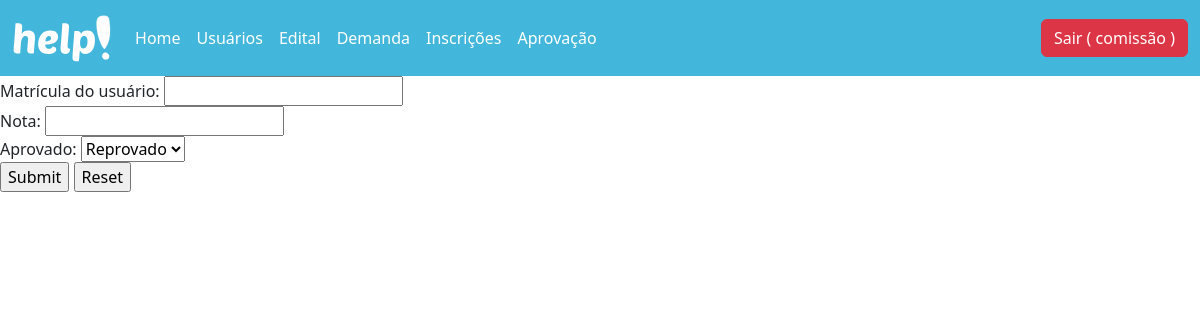
Before: /aprovacao/update/1 (signed in) with the older database file.
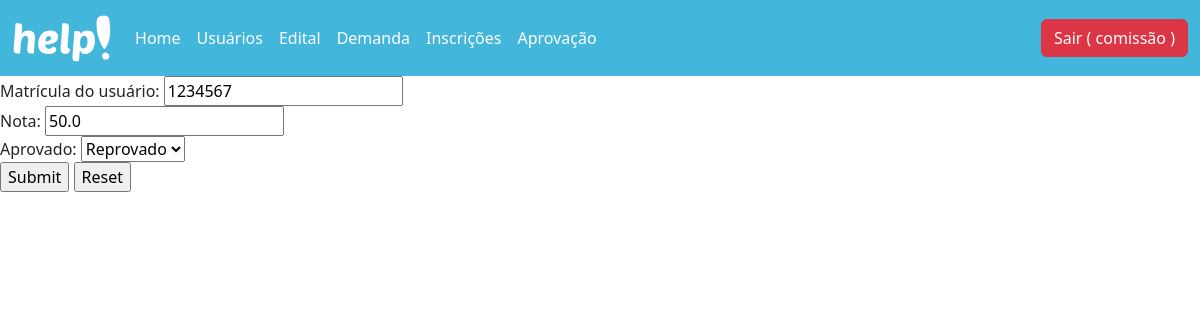
After: the same page with the newer database file.
### database/models.py (models this page shows, shortened)
class Aprovacao(db.Model):
  id = db.Column(db.Integer, primary_key = True)
  id_usuario = db.Column(db.Integer, db.ForeignKey('usuario.matricula'))
  nota = db.Column(db.Float)
  aprovacao = db.Column(db.Boolean)
  usuario = db.relationship('Usuario', foreign_keys=id_usuario)

### controllers/aprovacao.py (the view, shortened to what this page needs)
@bp_aprovacao.route('/update/<int:id>', methods=['GET', 'POST'])
@login_required
def update(id):
  if not current_user.admin:
    flash("Acesso não permitido")
    return redirect('/login')
  resultado = Aprovacao.query.get(id)
  if id and request.method=='GET':
    return render_template('aprovacao_update.html', resultado=resultado)

### controllers/usuario.py (called while the page is built)
@lm.user_loader
def load_user(id):
  usuario = Usuario.query.filter_by(id=id).first()
  return usuario

### templates/aprovacao_update.html (shortened to what this page needs)
{% extends 'header.html' %}
{% block container %}
<form action="/aprovacao/update/{{resultado.id}}" method="POST">
  Matrícula do usuário: <input type="text" name="id_usuario" value="{{resultado.id_usuario}}"><br/>
  Nota: <input type="text" name="nota" value="{{resultado.nota}}"><br/>
  Aprovado:
  <select name="aprovacao">
    <option value="False" {{ 'selected' if not resultado.aprovacao }}> Reprovado</option>
  </select><br>
  <input type="submit" name="Editar">
  <input type="reset" name="Limpar">
</form>
{% endblock %}

Changed rows visible on the page:
added Aprovacao: id_usuario "1234567", nota "50.0"
